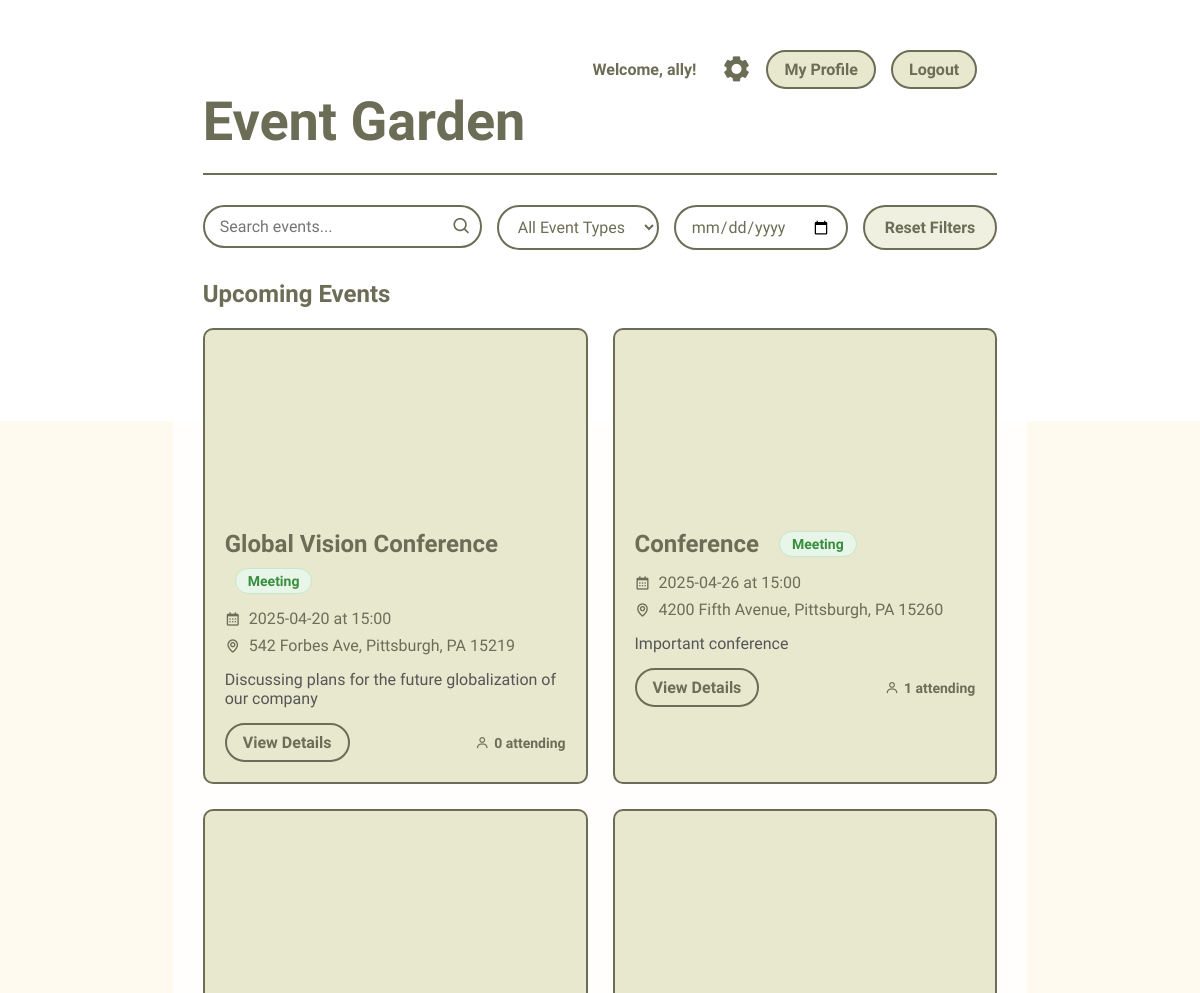
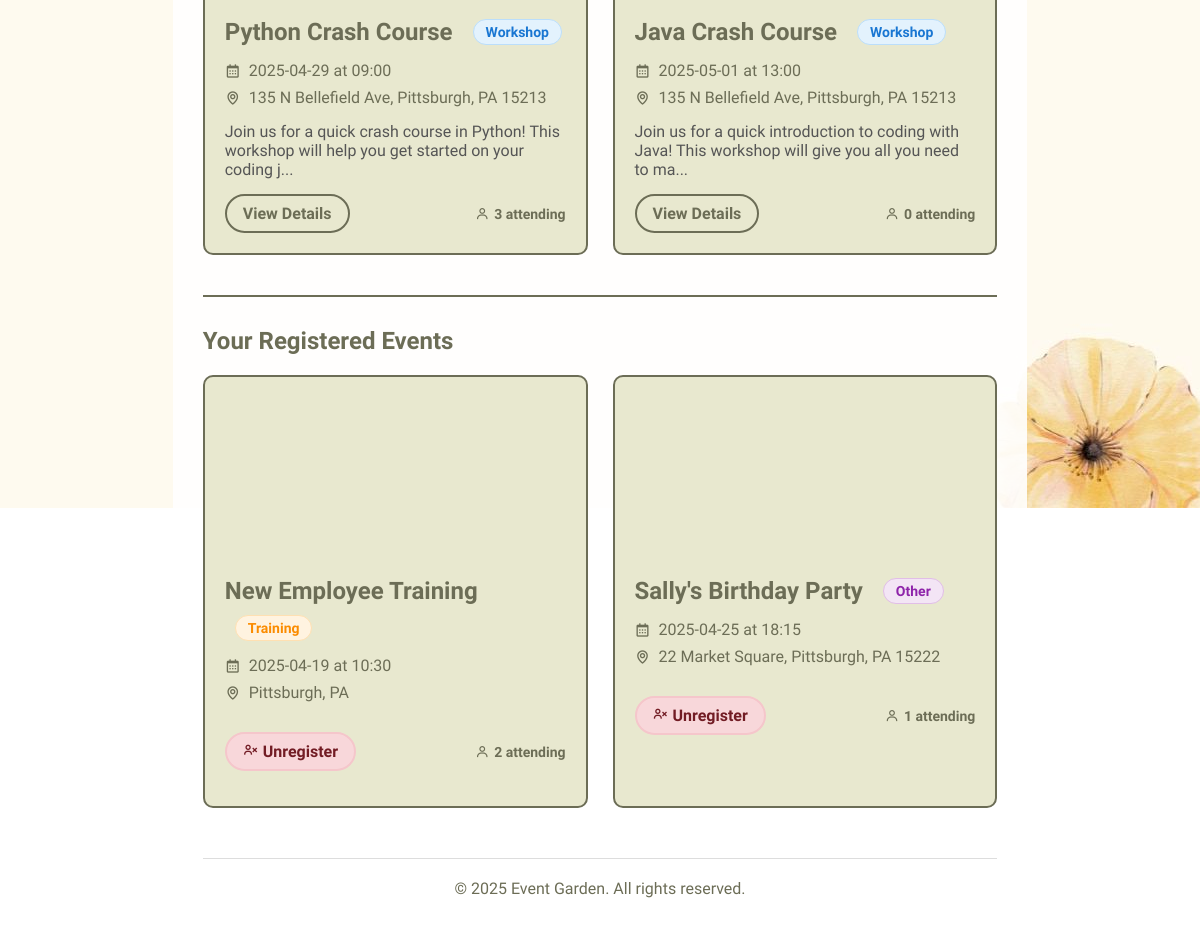
The app's page / (signed in) with its own data (2 pictures, top to bottom).
### main.py (models this page shows, shortened)
class User(db.Model):
    id = db.Column(db.Integer, primary_key=True)
    username = db.Column(db.String(80), unique=True, nullable=False)
    email = db.Column(db.String(120), unique=True, nullable=False)
    password_hash = db.Column(db.String(128), nullable=False)
    role = db.Column(db.String(20), default='user')
    created_at = db.Column(db.DateTime, default=datetime.utcnow)
    registered_events = db.relationship(
        'Event',
        secondary=registrations,
        backref=db.backref('attendees', lazy='dynamic')
    )
    managed_events = db.relationship('Event', backref='manager', foreign_keys='Event.manager_id')

class Event(db.Model):
    id = db.Column(db.Integer, primary_key=True)
    title = db.Column(db.String(100), nullable=False)
    description = db.Column(db.Text, nullable=False)
    date = db.Column(db.String(20), nullable=False)
    time = db.Column(db.String(20), nullable=False)
    location = db.Column(db.String(120), nullable=False)
    event_type = db.Column(db.String(20), nullable=False, default='other')  # New field
    manager_id = db.Column(db.Integer, db.ForeignKey('user.id'), nullable=False)
    created_at = db.Column(db.DateTime, default=datetime.utcnow)
    @property
    def total_attendees(self):
        total = db.session.scalar(
            select(func.sum(registrations.c.num_attendees))
            .where(registrations.c.event_id == self.id)
        )
        return total if total else 0

### main.py (the view)
@app.route('/')
def home():
    if 'username' not in session:
        return redirect(url_for('userlogin'))
    user = User.query.filter_by(username=session['username']).first()
    registered_events = user.registered_events if user else []
    all_events = Event.query.order_by(Event.date.asc()).all()
    upcoming_events = [event for event in all_events if event not in registered_events]
    return render_template('landing.html',
                         events=upcoming_events,
                         registered_events=registered_events)

### templates/landing.html (shortened to what this page needs)
<!DOCTYPE html>
<html lang="en">
<head>
    <link rel="stylesheet" href="{{ url_for('static', filename='styles.css') }}">
    <link href='https://unpkg.com/boxicons@2.1.4/css/boxicons.min.css' rel='stylesheet'>
</head>
<body>
    <div class="dashboard-container">
        <header class="dashboard-header">
            <h1>Event Garden</h1>
            <div class="user-controls">
                <span>Welcome, {{ session.username }}!</span>
                <a href="{{ url_for('user_profile') }}" class="button">My Profile</a>
                <a href="{{ url_for('usersettings') }}" title="Settings"><i class='bx bxs-cog'></i></a>
                <a href="{{ url_for('logout') }}" class="button">Logout</a>
            </div>
        </header>
        <main>
            <section class="search-section">
                <div class="filter-controls">
                    <div class="search-box">
                        <input type="text" id="searchInput" placeholder="Search events..." value="{{ request.args.get('query', '') }}">
                        <button type="button" id="searchButton"><i class='bx bx-search'></i></button>
                    </div>
                    <div class="filters">
                        <select name="event_type" id="eventTypeFilter">
                            <option value="">All Event Types</option>
                        </select>
                        <input type="date" name="event_date" id="dateFilter">
                    </div>
                    <button id="resetFilters" class="button">Reset Filters</button>
                </div>
            </section>
            <section class="events-section">
                <h2>Upcoming Events</h2>
                {% if events %}
                <div class="events-grid">
                    {% for event in events %}
                    <div class="event-card"
                         data-event-type="{{ event.event_type }}"
                         data-event-date="{{ event.date }}"
                         data-event-title="{{ event.title.lower() }}"
                         data-event-description="{{ event.description.lower() }}">
                        <div class="event-image" style="background-image: url('/static/default-event.jpg');"></div>
                        <div class="event-details">
                            <div class="event-header">
                                <h1>{{ event.title }}</h1>
                                <span class="event-type-badge {{ event.event_type }}">
                                    {{ event.event_type|capitalize }}
                                </span>
                            </div>
                            <p><i class='bx bx-calendar'></i> {{ event.date }} at {{ event.time }}</p>
                            <p><i class='bx bx-map'></i> {{ event.location }}</p>
                            <p class="event-description">{{ event.description[:100] }}{% if event.description|length > 100 %}...{% endif %}</p>
                            <div class="event-actions">
                                <a href="{{ url_for('event_details', event_id=event.id) }}" class="button">View Details</a>
                                <span class="attendees">
                                    <i class='bx bx-user'></i> {{ event.total_attendees }} attending
                                </span>
                            </div>
                        </div>
                    </div>
                    {% endfor %}
                </div>
                {% else %}
                <div class="no-events">
                    <p>No upcoming events found.</p>
                </div>
                {% endif %}
            </section>
            <section class="registered-events-section">
                <h2>Your Registered Events</h2>
                {% if registered_events %}
                    <div class="events-grid">
                        {% for event in registered_events %}
                        <div class="event-card"
                             data-event-type="{{ event.event_type }}"
                             data-event-date="{{ event.date }}"
                             data-event-title="{{ event.title.lower() }}"
                             data-event-description="{{ event.description.lower() }}">
                            <div class="event-image" style="background-image: url('/static/default-event.jpg');"></div>
                            <div class="event-details">
                                <div class="event-header">
                                    <h1>{{ event.title }}</h1>
                                    <span class="event-type-badge {{ event.event_type }}">
                                        {{ event.event_type|capitalize }}
                                    </span>
                                </div>
                                <p><i class='bx bx-calendar'></i> {{ event.date }} at {{ event.time }}</p>
                                <p><i class='bx bx-map'></i> {{ event.location }}</p>
                                <div class="event-actions">
                                    <form method="POST" action="{{ url_for('unregister_from_event', event_id=event.id) }}"
                                          onsubmit="return confirm('Are you sure you want to unregister from this event?');">
                                        <button type="submit" class="button danger">
                                            <i class='bx bx-user-x'></i> Unregister
                                        </button>
                                    </form>
                                    <span class="attendees">
                                        <i class='bx bx-user'></i> {{ event.total_attendees }} attending
                                    </span>
                                </div>
                            </div>
                        </div>
                        {% endfor %}
                    </div>
                {% else %}
                    <div class="no-registered-events">
                        <p>You haven't registered for any events yet.</p>
                    </div>
                {% endif %}
            </section>
        </main>
        <footer>
            <p>&copy; 2025 Event Garden. All rights reserved.</p>
        </footer>
    </div>
</body>
</html>

### static/styles.css (style rules this page uses)
* { margin: 0; padding: 0; font-family: "Winky Sans", sans-serif; box-sizing: border-box; }
body { background-size: cover; color: #6c6d56; min-height: 100vh; display:flex; justify-content:center; align-items:center; min-height: 100vh; background: url("floralBackground.jpg") no-repeat; background-position:center; font-family: 'Winky Sans', sans-serif; }
h1, h2, h3 { color: #6c6d56; }
.button { display: inline-block; padding: 12px 24px; background: #e8e8cf; border: 2px solid #6c6d56; border-radius: 30px; cursor: pointer; font-size: 16px; font-weight: 600; color: #6c6d56; text-align: center; transition: all 0.3s ease; text-decoration: none; }
.danger { background-color: #f8d7da; color: #721c24; border-color: #f5c6cb; }
.user-controls i { font-size: 30px; color: #6c6d56; }
.dashboard-container { max-width: 90%; min-width: 60%; margin: 0 auto; padding: 20px; background-color: rgba(255, 255, 255, 0.9); min-height: 100vh; height: 80vh; overflow-y: auto; }
.dashboard-header { display: flex; justify-content: space-between; align-items: center; margin-bottom: 30px; padding-bottom: 20px; border-bottom: 2px solid #6c6d56; }
.dashboard-header h1 { font-size:54px; font-family: "Charm", cursive; }
.user-controls { display: flex; gap: 15px; align-items: center; }
.user-controls span { font-weight: 600; color: #6c6d56; }
.search-section { margin-bottom: 30px; }
.search-box { flex-grow: 1; position: relative; }
.search-box input { width: 100%; padding: 12px 20px; border-radius: 30px; border: 2px solid #6c6d56; }
.search-box button { position: absolute; right: 10px; top: 50%; transform: translateY(-50%); background: none; border: none; font-size: 20px; cursor: pointer; }
.filters { display: flex; gap: 15px; }
.filters select, .filters input { padding: 10px; border-radius: 5px; border: 2px solid #6c6d56; }
.events-section { margin-bottom: 40px; }
.events-section h2 { margin-bottom: 20px; color: #6c6d56; }
.events-grid { display: grid; grid-template-columns: repeat(auto-fill, minmax(350px, 1fr)); gap: 25px; }
.event-card { background: #e8e8cf; border-radius: 10px; overflow: hidden; border: 2px solid #6c6d56; transition: transform 0.3s ease; }
.event-image { height: 180px; background-size: cover; background-position: center; }
.event-details { padding: 20px; }
.event-details p { margin: 8px 0; display: flex; align-items: center; gap: 8px; }
.event-description { margin: 15px 0 !important; color: #555; }
.event-actions { display: flex; justify-content: space-between; align-items: center; margin-top: 15px; }
.attendees { font-size: 14px; color: #6c6d56; }
footer { text-align: center; margin-top: 50px; padding-top: 20px; border-top: 1px solid #ddd; }
.event-actions form { margin: 15px 0; display: flex; flex-direction: column; gap: 10px; }
.event-type-badge { display: inline-block; padding: 4px 12px; border-radius: 20px; font-size: 14px; font-weight: 600; margin-left: 10px; text-transform: capitalize; }
.event-type-badge.workshop { background-color: #e3f2fd; color: #1976d2; border: 1px solid #bbdefb; }
.event-type-badge.meeting { background-color: #e8f5e9; color: #388e3c; border: 1px solid #c8e6c9; }
.event-type-badge.training { background-color: #fff3e0; color: #fb8c00; border: 1px solid #ffe0b2; }
.event-type-badge.other { background-color: #f3e5f5; color: #8e24aa; border: 1px solid #e1bee7; }
.event-header { display: flex; align-items: center; flex-wrap: wrap; gap: 10px; margin-bottom: 15px; }
input[type="date"], input[type="time"] { width: 100%; padding: 10px; border: 1px solid #ddd; border-radius: 4px; }
.dashboard-container { padding: 30px; }
.user-controls { display: flex; align-items: center; gap: 15px; position: absolute; top: 20px; right: 20px; }
.user-controls span { font-weight: 600; color: #6c6d56; order: 1; }
.user-controls a[href*="usersettings"] { order: 2; margin-left: 10px; }
.user-controls a:not([href*="usersettings"]) { order: 3; }
.dashboard-header { position: relative; padding-top: 60px; padding-bottom: 20px; margin-bottom: 30px; border-bottom: 2px solid #6c6d56; }

### records on screen
User: username "ally"
Event: title "Global Vision Conference", event_type "Meeting", date "2025-04-20", time "15:00", location "542 Forbes Ave, Pittsburgh, PA 15219", description "Discussing plans for the future globalization of our company", total_attendees "0"
Event: title "Conference", event_type "Meeting", date "2025-04-26", time "15:00", location "4200 Fifth Avenue, Pittsburgh, PA 15260", description "Important conference", total_attendees "1"
Event: title "Python Crash Course", event_type "Workshop", date "2025-04-29", time "09:00", location "135 N Bellefield Ave, Pittsburgh, PA 15213", description "Join us for a quick crash course in Python! This workshop will help you get started on your coding j", total_attendees "3"
Event: title "Java Crash Course", event_type "Workshop", date "2025-05-01", time "13:00", location "135 N Bellefield Ave, Pittsburgh, PA 15213", description "Join us for a quick introduction to coding with Java! This workshop will give you all you need to ma", total_attendees "0"
Event: title "New Employee Training", event_type "Training", date "2025-04-19", time "10:30", location "Pittsburgh, PA", total_attendees "2"
Event: title "Sally's Birthday Party", event_type "Other", date "2025-04-25", time "18:15", location "22 Market Square, Pittsburgh, PA 15222", total_attendees "1"
